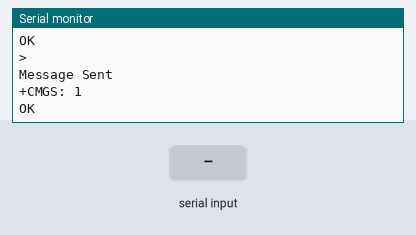
Bench run of a sketch on a simulated ESP32. On the bench: the last lines printed to the serial monitor. Inputs (shaded band) come from the test bench. The modem accepts every AT command (registered, SIM ready, sends succeed) and sends nothing else.

Above: at 8.7 s.
8.8 s: "1" received over the second serial link
At 10.0 s:
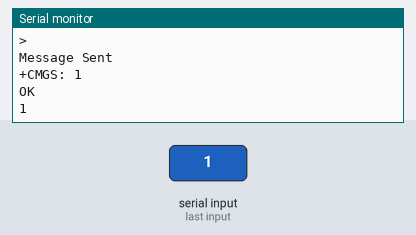
10.5 s: "0" received over the second serial link
At 11.1 s:
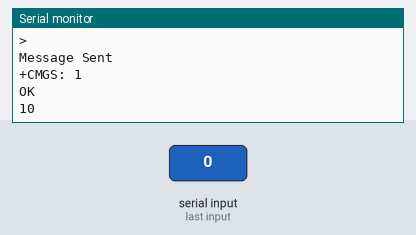

Measured:
- after the input at 8.8 s, the serial monitor: prints a new line after 0.21 s (image 1)
- after the input at 10.5 s, the serial monitor: prints a new line at once (image 2)

The sketch:

ESP32-SIM800L-ENVIADO-SMS.ino
```cpp
void setup() {
  Serial.begin(9600);
  Serial2.begin(9600);
  delay(3000);
  test_sim800_module();
  send_SMS();
}

void loop() {
  updateSerial();
}


void test_sim800_module() {
  Serial2.println("AT");
  updateSerial();
  Serial.println();
  Serial2.println("AT+CSQ");
  updateSerial();
  Serial2.println("AT+CCID");
  updateSerial();
  Serial2.println("AT+CREG?");
  updateSerial();
  Serial2.println("ATI");
  updateSerial();
  Serial2.println("AT+CBC");
  updateSerial();
}


void updateSerial() {
  delay(500);
  while (Serial.available()) {
    Serial2.write(Serial.read());  // Encaminhar o que a Serial recebeu para a Porta Serial do Software
  }
  while (Serial2.available()) {
    Serial.write(Serial2.read());  // Encaminhar o Software Serial recebido para a Porta Serial
  }
}


void send_SMS() {
  Serial2.println("AT+CMGF=1");  // Configurando o modo TEXT
  updateSerial();
  Serial2.println("AT+CMGS=\"+919804049270\"");  // alterar ZZ com código de país e xxxxxxxxxxx com número de telefone para sms
  updateSerial();
  Serial2.print("Circuit Digest");  //text content
  updateSerial();
  Serial.println();
  Serial.println("Message Sent");
  Serial2.write(26);
}
```
